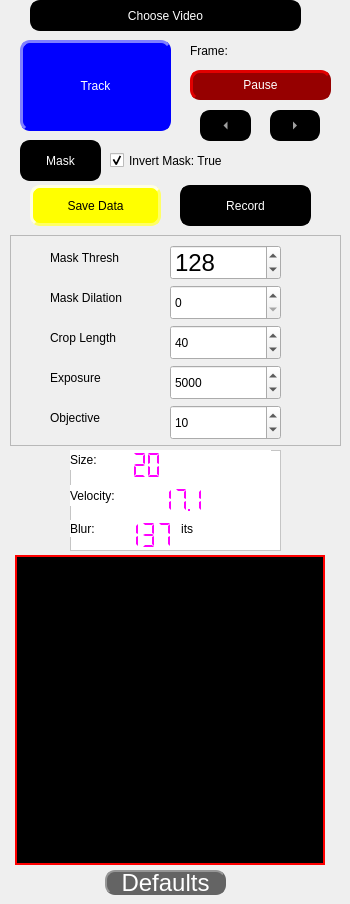
       <widget class="QWidget" name="tracking_tab">
        <attribute name="title">
         <string>Tracking</string>
        </attribute>
        <widget class="QPushButton" name="choosevideobutton">
         <property name="geometry">
          <rect>
           <x>30</x>
           <y>0</y>
           <width>271</width>
           <height>31</height>
          </rect>
         </property>
         <property name="styleSheet">
          <string notr="true">     QPushButton {
                color: rgb(255, 255, 255);
                background-color: rgb(0, 0, 0);
                border-style: outset;
                border-width: 2px;
                border-radius: 10px;
                border-color: rgb(0, 0, 0);
                min-width: 1em;
                padding: 1px;
            }
            QPushButton:hover {
                background-color: rgb(100, 100, 100);
                color: rgb(255, 255, 255);
                border-color: rgb(100, 100, 100);
            
            
            }</string>
         </property>
         <property name="text">
          <string>Choose Video</string>
         </property>
        </widget>
        <widget class="QPushButton" name="trackbutton">
         <property name="geometry">
          <rect>
           <x>20</x>
           <y>40</y>
           <width>151</width>
           <height>91</height>
          </rect>
         </property>
         <property name="cursor">
          <cursorShape>ArrowCursor</cursorShape>
         </property>
         <property name="styleSheet">
          <string notr="true">QPushButton {
                color: rgb(255, 255, 255);
                background-color: rgb(0, 0, 255);
                border-style: outset;
                border-width: 3px;
                border-radius: 10px;
                border-color: rgb(0, 0, 255);
                min-width: 1em;
                padding: 6px;
            }
      
            QPushButton:checked {
                color: rgb(255, 255, 255);
                background-color: rgb(255, 0, 0);
                border-style: inset;
                border-width: 3px;
                border-radius: 10px;
                border-color: rgb(255, 0, 0);
                font: bold 16px;
                min-width: 1em;
               
            }
            QPushButton:hover {
                background-color: rgb(100, 100, 100);
                color: rgb(255, 255, 255);
                border-color: rgb(0, 255, 0);
                padding-left: 5px;
                padding-top: 5px;
            }</string>
         </property>
         <property name="text">
          <string>Track</string>
         </property>
         <property name="checkable">
          <bool>true</bool>
         </property>
        </widget>
        <widget class="QLabel" name="framelabel">
         <property name="geometry">
          <rect>
           <x>190</x>
           <y>40</y>
           <width>121</width>
           <height>21</height>
          </rect>
         </property>
         <property name="maximumSize">
          <size>
           <width>300</width>
           <height>25</height>
          </size>
         </property>
         <property name="text">
          <string>Frame: </string>
         </property>
        </widget>
        <widget class="QPushButton" name="pausebutton">
         <property name="geometry">
          <rect>
           <x>190</x>
           <y>70</y>
           <width>141</width>
           <height>30</height>
          </rect>
         </property>
         <property name="maximumSize">
          <size>
           <width>300</width>
           <height>30</height>
          </size>
         </property>
         <property name="styleSheet">
          <string notr="true">QPushButton {
                color: rgb(255, 255, 255);
                background-color: rgb(150, 0, 0);
                border-style: outset;
                border-width: 3px;
                border-radius: 10px;
                border-color: rgb(150, 0, 0);
                min-width: 1em;
                padding: 1px;
            }
            QPushButton:checked {
                color: rgb(255, 255, 255);
                background-color: rgb(0, 0, 150);
                border-style: inset;
                border-width: 3px;
                border-radius: 10px;
                border-color: rgb(0, 0, 255);
                font: bold 12px;
                min-width: 1em;
                padding: 1px;
            }
            QPushButton:hover {
                background-color: rgb(100, 100, 100);
                color: rgb(255, 255, 255);
                border-color: rgb(255, 0, 0);
                padding-left: 2px;
                padding-top: 2px;
            }</string>
         </property>
         <property name="text">
          <string>Pause</string>
         </property>
         <property name="checkable">
          <bool>true</bool>
         </property>
        </widget>
        <widget class="QToolButton" name="leftbutton">
         <property name="geometry">
          <rect>
           <x>200</x>
           <y>110</y>
           <width>51</width>
           <height>31</height>
          </rect>
         </property>
         <property name="styleSheet">
          <string notr="true">QToolButton {
                color: rgb(255, 255, 255);
                background-color: rgb(0, 0, 0);
                border-style: outset;
                border-width: px;
                border-radius: 10px;
                border: 2px solid rgb(0, 0, 0);
                font: bold 16px;
                min-width: 1em;
                padding: 1px;
            }
            QToolButton:hover {
                background-color: rgb(100, 100, 100);
                color: rgb(255, 255, 255);
                border: 2px solid rgb(0, 255, 0);
            }
            QToolButton:pressed {
                background-color: rgb(100, 100, 100);
                border: 2px solid rgb(255, 0, 0);
                border-style: inset;
                padding-left: 5px;
                padding-top: 5px;
            }</string>
         </property>
         <property name="text">
          <string>...</string>
         </property>
         <property name="autoRepeat">
          <bool>true</bool>
         </property>
         <property name="autoRepeatInterval">
          <number>1</number>
         </property>
         <property name="arrowType">
          <enum>Qt::LeftArrow</enum>
         </property>
        </widget>
        <widget class="QToolButton" name="rightbutton">
         <property name="geometry">
          <rect>
           <x>270</x>
           <y>110</y>
           <width>50</width>
           <height>31</height>
          </rect>
         </property>
         <property name="styleSheet">
          <string notr="true">QToolButton {
                color: rgb(255, 255, 255);
                background-color: rgb(0, 0, 0);
                border-style: outset;
                border-width: px;
                border-radius: 10px;
                border: 2px solid rgb(0, 0, 0);
                font: bold 16px;
                min-width: 1em;
                padding: 1px;
            }
            QToolButton:hover {
                background-color: rgb(100, 100, 100);
                color: rgb(255, 255, 255);
                border: 2px solid rgb(0, 255, 0);
            }
            QToolButton:pressed {
                background-color: rgb(100, 100, 100);
                border: 2px solid rgb(255, 0, 0);
                border-style: inset;
                padding-left: 5px;
                padding-top: 5px;
            }</string>
         </property>
         <property name="text">
          <string>...</string>
         </property>
         <property name="autoRepeat">
          <bool>true</bool>
         </property>
         <property name="autoRepeatInterval">
          <number>1</number>
         </property>
         <property name="arrowType">
          <enum>Qt::RightArrow</enum>
         </property>
        </widget>
        <widget class="QPushButton" name="maskbutton">
         <property name="geometry">
          <rect>
           <x>20</x>
           <y>140</y>
           <width>81</width>
           <height>41</height>
          </rect>
         </property>
         <property name="styleSheet">
          <string notr="true">QPushButton {
                color: rgb(255, 255, 255);
                background-color: rgb(0, 0, 0);
                border-style: outset;
                border-width: 2px;
                border-radius: 10px;
                border-color: rgb(0, 0, 0);
                min-width: 1em;
                padding: 1px;
            }
            QPushButton:hover {
                background-color: rgb(100, 100, 100);
                color: rgb(255, 255, 255);
                border-style: inset;
			  border-color: rgb(0, 255, 0);
            }</string>
         </property>
         <property name="text">
          <string>Mask</string>
         </property>
         <property name="checkable">
          <bool>true</bool>
         </property>
         <property name="checked">
          <bool>false</bool>
         </property>
        </widget>
        <widget class="QCheckBox" name="maskinvert_checkBox">
         <property name="geometry">
          <rect>
           <x>110</x>
           <y>145</y>
           <width>191</width>
           <height>31</height>
          </rect>
         </property>
         <property name="text">
          <string>Invert Mask: True</string>
         </property>
         <property name="checked">
          <bool>true</bool>
         </property>
        </widget>
        <widget class="QLabel" name="CroppedVideoFeedLabel">
         <property name="geometry">
          <rect>
           <x>15</x>
           <y>555</y>
           <width>310</width>
           <height>310</height>
          </rect>
         </property>
         <property name="styleSheet">
          <string notr="true">background-color: rgb(0,0,0); border:2px solid rgb(255, 0, 0); </string>
         </property>
         <property name="text">
          <string/>
         </property>
        </widget>
        <widget class="QPushButton" name="resetdefaultbutton">
         <property name="geometry">
          <rect>
           <x>105</x>
           <y>870</y>
           <width>121</width>
           <height>25</height>
          </rect>
         </property>
         <property name="maximumSize">
          <size>
           <width>300</width>
           <height>25</height>
          </size>
         </property>
         <property name="font">
          <font>
           <family>Arial</family>
           <pointsize>18</pointsize>
           <italic>false</italic>
           <bold>false</bold>
          </font>
         </property>
         <property name="styleSheet">
          <string notr="true">QPushButton {
                color: rgb(255, 255, 255);
                background-color: rgb(100, 100, 100);
                border-style: outset;
                border-width: 2px;
                border-radius: 10px;
                border-color: rgb(100, 100, 100);
                min-width: 1em;
                padding: 1px;
            }
            QPushButton:hover {
                background-color: rgb(200, 200, 200);
                color: rgb(0, 0, 0);
            }
            QPushButton:pressed {
                background-color: rgb(200, 200, 200);
         
                padding-left: 5px;
                padding-top: 5px;
                border-style: inset;
                }</string>
         </property>
         <property name="text">
          <string>Defaults</string>
         </property>
        </widget>
        <widget class="QFrame" name="robotparamsframe">
         <property name="geometry">
          <rect>
           <x>70</x>
           <y>450</y>
           <width>211</width>
           <height>101</height>
          </rect>
         </property>
         <property name="styleSheet">
          <string notr="true"> color: rgb(0, 0, 0);
 background-color: rgb(255, 255, 255);
</string>
         </property>
         <property name="frameShape">
          <enum>QFrame::StyledPanel</enum>
         </property>
         <property name="frameShadow">
          <enum>QFrame::Raised</enum>
         </property>
         <widget class="QLabel" name="robotsizelabel">
          <property name="geometry">
           <rect>
            <x>0</x>
            <y>0</y>
            <width>201</width>
            <height>20</height>
           </rect>
          </property>
          <property name="maximumSize">
           <size>
            <width>300</width>
            <height>50</height>
           </size>
          </property>
          <property name="text">
           <string>Size:                  px</string>
          </property>
         </widget>
         <widget class="QLabel" name="robotvelocitylabel">
          <property name="geometry">
           <rect>
            <x>0</x>
            <y>35</y>
            <width>191</width>
            <height>21</height>
           </rect>
          </property>
          <property name="maximumSize">
           <size>
            <width>300</width>
            <height>50</height>
           </size>
          </property>
          <property name="text">
           <string>Velocity:                    px/s</string>
          </property>
         </widget>
         <widget class="QLabel" name="robotblurlabel">
          <property name="geometry">
           <rect>
            <x>0</x>
            <y>70</y>
            <width>201</width>
            <height>17</height>
           </rect>
          </property>
          <property name="maximumSize">
           <size>
            <width>16777215</width>
            <height>50</height>
           </size>
          </property>
          <property name="text">
           <string>Blur:                      units</string>
          </property>
         </widget>
         <widget class="QLCDNumber" name="sizelcdnum">
          <property name="geometry">
           <rect>
            <x>40</x>
            <y>0</y>
            <width>61</width>
            <height>30</height>
           </rect>
          </property>
          <property name="styleSheet">
           <string notr="true">background-color: rgb(255,255,255); 
color: rgb(255,0,255);</string>
          </property>
          <property name="lineWidth">
           <number>0</number>
          </property>
          <property name="midLineWidth">
           <number>0</number>
          </property>
          <property name="smallDecimalPoint">
           <bool>false</bool>
          </property>
          <property name="digitCount">
           <number>3</number>
          </property>
          <property name="mode">
           <enum>QLCDNumber::Dec</enum>
          </property>
          <property name="segmentStyle">
           <enum>QLCDNumber::Flat</enum>
          </property>
          <property name="value" stdset="0">
           <double>20.000000000000000</double>
          </property>
         </widget>
         <widget class="QLCDNumber" name="vellcdnum">
          <property name="geometry">
           <rect>
            <x>70</x>
            <y>35</y>
            <width>71</width>
            <height>30</height>
           </rect>
          </property>
          <property name="styleSheet">
           <string notr="true">background-color: rgb(255,255,255); 
color: rgb(255,0,255);</string>
          </property>
          <property name="lineWidth">
           <number>0</number>
          </property>
          <property name="midLineWidth">
           <number>0</number>
          </property>
          <property name="smallDecimalPoint">
           <bool>true</bool>
          </property>
          <property name="digitCount">
           <number>4</number>
          </property>
          <property name="mode">
           <enum>QLCDNumber::Dec</enum>
          </property>
          <property name="segmentStyle">
           <enum>QLCDNumber::Flat</enum>
          </property>
          <property name="value" stdset="0">
           <double>17.100000000000001</double>
          </property>
         </widget>
         <widget class="QLCDNumber" name="blurlcdnum">
          <property name="geometry">
           <rect>
            <x>50</x>
            <y>70</y>
            <width>61</width>
            <height>30</height>
           </rect>
          </property>
          <property name="styleSheet">
           <string notr="true">background-color: rgb(255,255,255); 
color: rgb(255,0,255);</string>
          </property>
          <property name="lineWidth">
           <number>0</number>
          </property>
          <property name="midLineWidth">
           <number>0</number>
          </property>
          <property name="smallDecimalPoint">
           <bool>true</bool>
          </property>
          <property name="digitCount">
           <number>3</number>
          </property>
          <property name="mode">
           <enum>QLCDNumber::Dec</enum>
          </property>
          <property name="segmentStyle">
           <enum>QLCDNumber::Flat</enum>
          </property>
          <property name="value" stdset="0">
           <double>137.000000000000000</double>
          </property>
         </widget>
        </widget>
        <widget class="QFrame" name="trackerparamsframe">
         <property name="geometry">
          <rect>
           <x>10</x>
           <y>235</y>
           <width>331</width>
           <height>211</height>
          </rect>
         </property>
         <property name="styleSheet">
          <string notr="true"/>
         </property>
         <property name="frameShape">
          <enum>QFrame::StyledPanel</enum>
         </property>
         <property name="frameShadow">
          <enum>QFrame::Raised</enum>
         </property>
         <widget class="QSpinBox" name="maskthreshbox">
          <property name="geometry">
           <rect>
            <x>160</x>
            <y>10</y>
            <width>111</width>
            <height>35</height>
           </rect>
          </property>
          <property name="font">
           <font>
            <pointsize>18</pointsize>
            <italic>false</italic>
            <bold>false</bold>
           </font>
          </property>
          <property name="styleSheet">
           <string notr="true"/>
          </property>
          <property name="maximum">
           <number>255</number>
          </property>
          <property name="value">
           <number>128</number>
          </property>
         </widget>
         <widget class="QLabel" name="maskthreshlabel">
          <property name="geometry">
           <rect>
            <x>40</x>
            <y>10</y>
            <width>121</width>
            <height>25</height>
           </rect>
          </property>
          <property name="maximumSize">
           <size>
            <width>150</width>
            <height>25</height>
           </size>
          </property>
          <property name="text">
           <string>Mask Thresh</string>
          </property>
         </widget>
         <widget class="QSpinBox" name="maskdilationbox">
          <property name="geometry">
           <rect>
            <x>160</x>
            <y>50</y>
            <width>111</width>
            <height>35</height>
           </rect>
          </property>
          <property name="maximum">
           <number>40</number>
          </property>
         </widget>
         <widget class="QLabel" name="maskdilationlabel">
          <property name="geometry">
           <rect>
            <x>40</x>
            <y>50</y>
            <width>121</width>
            <height>25</height>
           </rect>
          </property>
          <property name="maximumSize">
           <size>
            <width>150</width>
            <height>25</height>
           </size>
          </property>
          <property name="text">
           <string>Mask Dilation</string>
          </property>
         </widget>
         <widget class="QSpinBox" name="croplengthbox">
          <property name="geometry">
           <rect>
            <x>160</x>
            <y>90</y>
            <width>111</width>
            <height>35</height>
           </rect>
          </property>
          <property name="minimum">
           <number>5</number>
          </property>
          <property name="maximum">
           <number>300</number>
          </property>
          <property name="value">
           <number>40</number>
          </property>
          <property name="displayIntegerBase">
           <number>10</number>
          </property>
         </widget>
         <widget class="QLabel" name="croplengthlabel">
          <property name="geometry">
           <rect>
            <x>40</x>
            <y>90</y>
            <width>121</width>
            <height>25</height>
           </rect>
          </property>
          <property name="maximumSize">
           <size>
            <width>150</width>
            <height>25</height>
           </size>
          </property>
          <property name="text">
           <string>Crop Length</string>
          </property>
         </widget>
         <widget class="QSpinBox" name="exposurebox">
          <property name="geometry">
           <rect>
            <x>160</x>
            <y>130</y>
            <width>111</width>
            <height>35</height>
           </rect>
          </property>
          <property name="minimum">
           <number>100</number>
          </property>
          <property name="maximum">
           <number>10000</number>
          </property>
          <property name="value">
           <number>5000</number>
          </property>
          <property name="displayIntegerBase">
           <number>10</number>
          </property>
         </widget>
         <widget class="QLabel" name="exposurelabel">
          <property name="geometry">
           <rect>
            <x>40</x>
            <y>130</y>
            <width>83</width>
            <height>25</height>
           </rect>
          </property>
          <property name="maximumSize">
           <size>
            <width>150</width>
            <height>25</height>
           </size>
          </property>
          <property name="text">
           <string>Exposure</string>
          </property>
         </widget>
         <widget class="QSpinBox" name="objectivebox">
          <property name="geometry">
           <rect>
            <x>160</x>
            <y>170</y>
            <width>111</width>
            <height>35</height>
           </rect>
          </property>
          <property name="minimum">
           <number>1</number>
          </property>
          <property name="maximum">
           <number>50</number>
          </property>
          <property name="singleStep">
           <number>5</number>
          </property>
          <property name="value">
           <number>10</number>
          </property>
          <property name="displayIntegerBase">
           <number>10</number>
          </property>
         </widget>
         <widget class="QLabel" name="objectivelabel">
          <property name="geometry">
           <rect>
            <x>40</x>
            <y>170</y>
            <width>83</width>
            <height>25</height>
           </rect>
          </property>
          <property name="maximumSize">
           <size>
            <width>150</width>
            <height>25</height>
           </size>
          </property>
          <property name="text">
           <string>Objective</string>
          </property>
         </widget>
        </widget>
        <widget class="QPushButton" name="savedatabutton">
         <property name="geometry">
          <rect>
           <x>30</x>
           <y>185</y>
           <width>131</width>
           <height>41</height>
          </rect>
         </property>
         <property name="styleSheet">
          <string notr="true">QPushButton {
                color: rgb(0, 0, 0);
                background-color: rgb(255, 255, 0);
                border-style: outset;
                border-width: 3px;
                border-radius: 10px;
                border-color: rgb(255, 255, 100);
                min-width: 1em;
                padding: 6px;
            }
            QPushButton:hover {
                background-color: rgb(255, 255, 200);
                color: rgb(0, 0, 0);
            }
            QPushButton:pressed {
                background-color: red;
                border: 2px solid red;
                padding-left: 5px;
                padding-top: 5px;
                border-style: inset;
                }</string>
         </property>
         <property name="text">
          <string>Save Data</string>
         </property>
         <property name="checkable">
          <bool>true</bool>
         </property>
        </widget>
        <widget class="QPushButton" name="recordbutton">
         <property name="geometry">
          <rect>
           <x>180</x>
           <y>185</y>
           <width>131</width>
           <height>41</height>
          </rect>
         </property>
         <property name="styleSheet">
          <string notr="true">QPushButton {
                color: rgb(255, 255, 255);
                background-color: rgb(0, 0, 0);
                border-style: outset;
                border-width: 3px;
                border-radius: 10px;
                border-color: rgb(0, 0, 0);
                min-width: 1em;
                padding: 6px;
            }
      
            QPushButton:checked {
                color: rgb(255, 255, 255);
                background-color: rgb(255, 0, 0);
                border-style: inset;
                border-width: 3px;
                border-radius: 10px;
                border-color: rgb(255, 0, 0);
                font: bold 16px;
                min-width: 1em;
               
            }
            QPushButton:hover {
                background-color: rgb(100, 100, 100);
                color: rgb(255, 255, 255);
                border-color: rgb(100, 100, 100);
                padding-left: 5px;
                padding-top: 5px;
            }</string>
         </property>
         <property name="text">
          <string>Record</string>
         </property>
         <property name="checkable">
          <bool>true</bool>
         </property>
        </widget>
       </widget>
